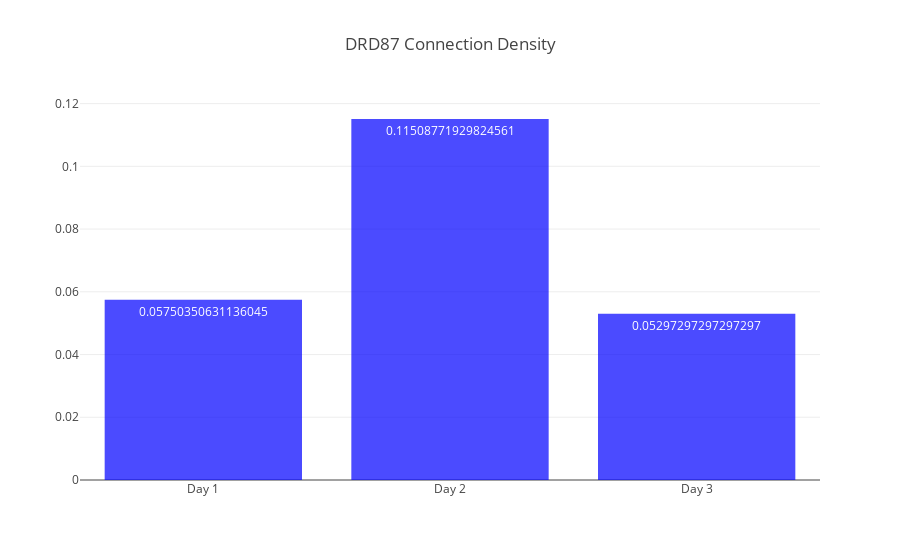

The notebook cell saved with this chart:
### Code cell
x = ["Day 1", "Day 2", "Day 3"]
y = [drd87_day1_graph.connection_density, drd87_day2_graph.connection_density, drd87_day3_graph.connection_density]
plot_network_measures(x, y, title="DRD87 Connection Density", color="rgb(0,0,255)")

### Figure 1 — Plotly figure (JSON) as saved in the notebook; plotly's stock layout.template omitted (floating-point values rounded to 4 significant figures)
{"data": [{"marker": {"color": "rgb(0,0,255)"}, "name": "1", "opacity": 0.7, "text": [0.0575, 0.1151, 0.05297], "textposition": "auto", "type": "bar", "uid": "4e4e1a", "x": ["Day 1", "Day 2", "Day 3"], "y": [0.0575, 0.1151, 0.05297]}], "layout": {"autosize": true, "title": "DRD87 Connection Density", "xaxis": {"autorange": true, "range": [-0.5, 2.5], "type": "category"}, "yaxis": {"autorange": true, "range": [0, 0.1211], "type": "linear"}}}
